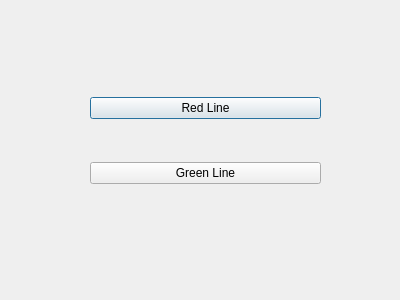
<?xml version="1.0" encoding="UTF-8"?>
<ui version="4.0">
 <class>CTC_ChooseTrackLine</class>
 <widget class="QDialog" name="CTC_ChooseTrackLine">
  <property name="geometry">
   <rect>
    <x>0</x>
    <y>0</y>
    <width>400</width>
    <height>300</height>
   </rect>
  </property>
  <property name="windowTitle">
   <string>Choose Line</string>
  </property>
  <widget class="QWidget" name="">
   <property name="geometry">
    <rect>
     <x>90</x>
     <y>60</y>
     <width>231</width>
     <height>161</height>
    </rect>
   </property>
   <layout class="QVBoxLayout" name="verticalLayout">
    <item>
     <widget class="QPushButton" name="RedLineButton">
      <property name="text">
       <string>Red Line</string>
      </property>
     </widget>
    </item>
    <item>
     <widget class="QPushButton" name="GreenLineButton">
      <property name="text">
       <string>Green Line</string>
      </property>
     </widget>
    </item>
   </layout>
  </widget>
 </widget>
 <resources/>
 <connections/>
</ui>
